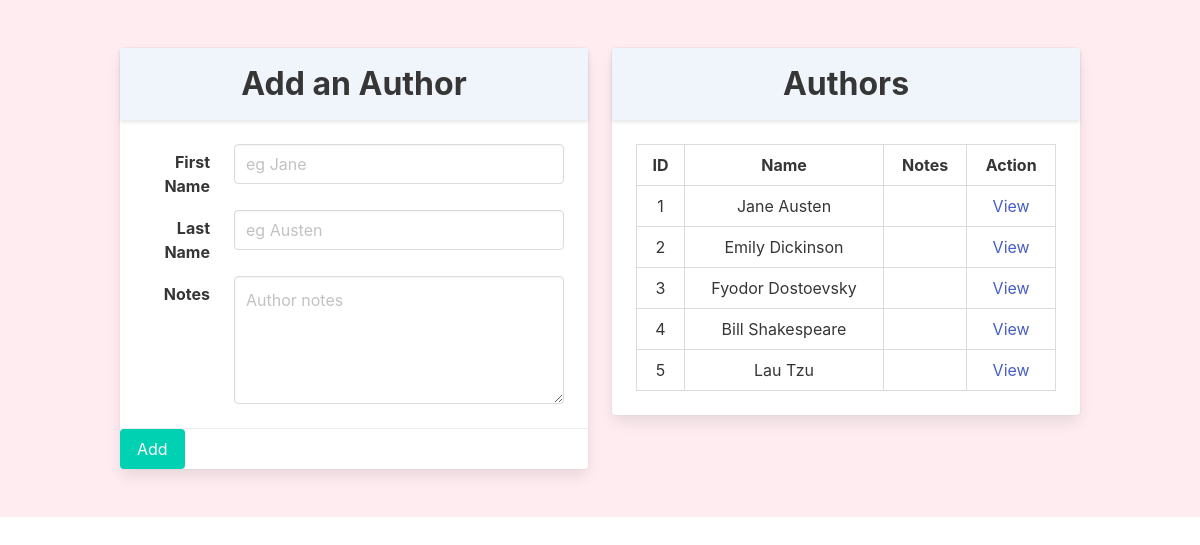
Page /author on the earlier database version.
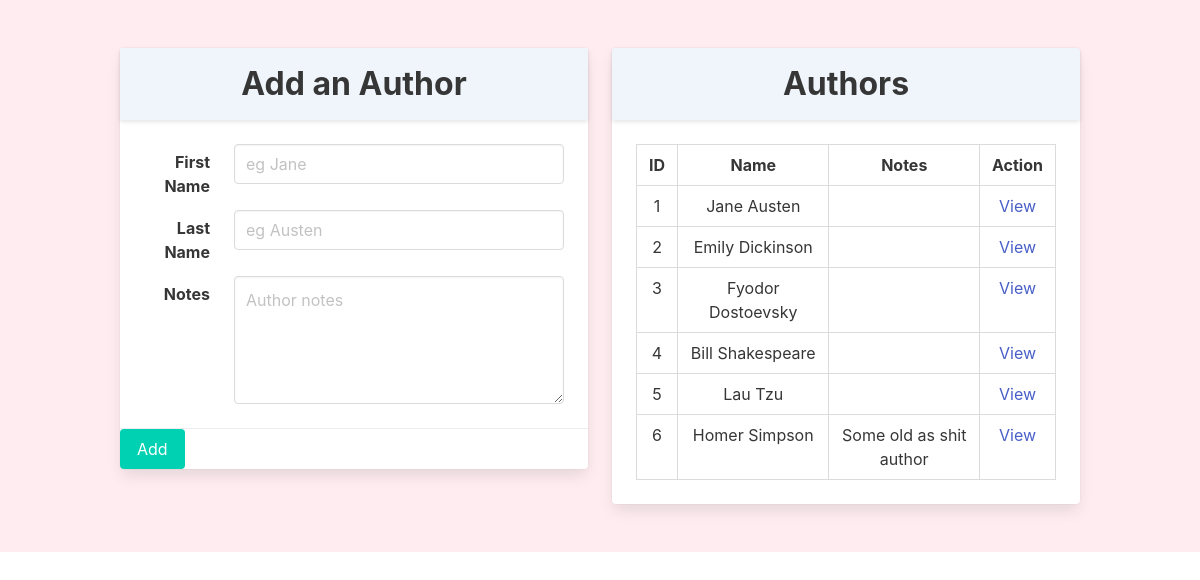
Same page on the later database version.
### books_authors_app/models.py (models this page shows)
class Author(models.Model):
	first_name = models.CharField(max_length=45)
	last_name = models.CharField(max_length=45)
	notes = models.TextField(default="")
	books = models.ManyToManyField(Book, related_name="authors")
	created_at = models.DateTimeField(auto_now_add=True)
	updated_at = models.DateTimeField(auto_now=True)

### books_authors_app/views.py (the view)
# urls.py: path('author', views.author_index),
def author_index(request):
	context = {
		"all_books": Book.objects.all(),
		"all_authors": Author.objects.all(),
	}
	return render(request, "author_index.html", context)

### books_authors_app/templates/author_index.html (shortened to what this page needs)
<!DOCTYPE html>
<html lang="en">
<head>
	<link rel="stylesheet" href="https://cdn.jsdelivr.net/npm/bulma@0.9.2/css/bulma.min.css">
</head>
<body>
	<section class="section has-background-danger-light">
		<div class="container">
			<div class="columns">
				<div class="column">
					<div class="card">
						<form action='/add_author' method='post'">
							<header class="card-header has-background-info-light">
								<p class="card-header-title is-centered is-size-3">Add an Author</p>
							</header>
							<div class="card-content">
								<div class="field is-horizontal">
									<div class="field-label is-normal">
										<label class="label">First Name</label>
									</div>
									<div class="field-body">
										<div class="field">
											<div class="control">
												<input class="input" type="text" name="first_name" placeholder="eg Jane">
											</div>
										</div>
									</div>
								</div>
								<div class="field is-horizontal">
									<div class="field-label is-normal">
										<label class="label">Last Name</label>
									</div>
									<div class="field-body">
										<div class="field">
											<div class="control">
												<input class="input" type="text" name="last_name" placeholder="eg Austen">
											</div>
										</div>
									</div>
								</div>
								<div class="field is-horizontal">
									<div class="field-label is-normal">
										<label class="label">Notes</label>
									</div>
									<div class="field-body">
										<div class="field">
											<div class="control">
												<textarea class="textarea" placeholder="Author notes" name="notes" id="" ></textarea>
											</div>
										</div>
									</div>
								</div>
							</div>
							<div class="card-footer">
								<button class="button is-primary" type="submit">Add</button>
							</div>
						</form>
					</div>
				</div>
				<div class="column">
					<div class="card">
						<header class="card-header has-background-info-light">
							<p class="card-header-title is-centered is-size-3">Authors</p>
						</header>
						<div class="card-content">
							<table class="table is-bordered is-hoverable is-fullwidth" style="text-align: center;;">
								<thead>
									<tr>
										<th>ID</th>
										<th>Name</th>
										<th>Notes</th>
										<th>Action</th>
									</tr>
								</thead>
								<tbody>
									{% for author in all_authors %}
										<tr>
											<td>{{ author.id }}</td>
											<td>{{ author.first_name }} {{ author.last_name }}</td>
											<td>{{ author.notes }}</td>
											<td><a href="/authors/{{ author.id }}">View</a></td>
										</tr>
									{% endfor %}
								</tbody>
							</table>
						</div>
					</div>
				</div>
			</div>
		</div>
	</section>
</body>
</html>

Differences in the rows shown:
added Author: id "6", first_name "Homer", last_name "Simpson", notes "Some old as shit author"
